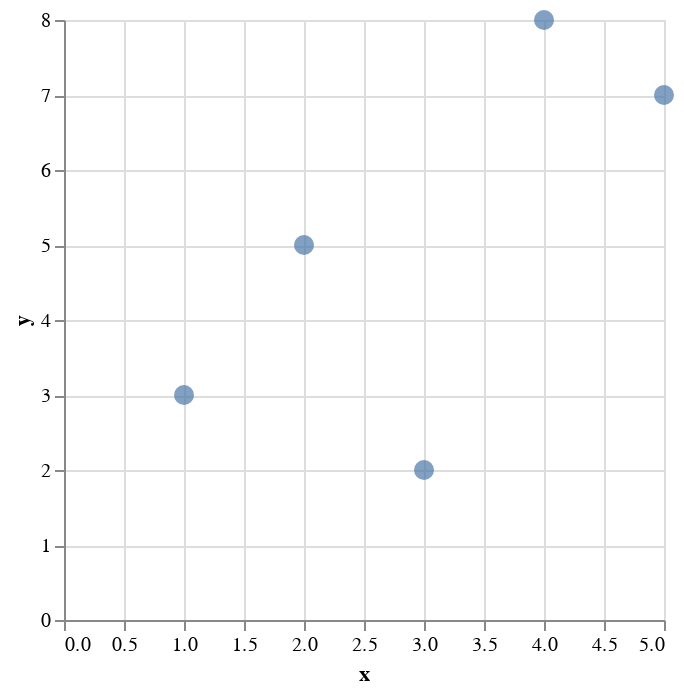

Source (notebook cell):
### Markdown cell above
## 3.2 Some Basic Chart Types

### Code cell
# scatter plot
# great for showing the relationship between two variables

# create dataframe
df = pd.DataFrame({
    'x': [1, 2, 3, 4, 5],
    'y': [3, 5, 2, 8, 7]
})

# create scatter plot
scatter_plot = (
    alt
    .Chart(df)
    .mark_circle(
        size=100 # set the size of the circles
        )
    .encode(
        x='x',
        y='y'
    )
)

scatter_plot

### Figure 1 — Vega-Lite specification as saved in the notebook (floating-point values rounded to 4 significant figures)
{"config": {"view": {"continuousWidth": 300, "continuousHeight": 300}}, "data": {"name": "data-01b76ffabb54f53a18a86df60179bc55"}, "mark": {"type": "circle", "size": 100}, "encoding": {"x": {"field": "x", "type": "quantitative"}, "y": {"field": "y", "type": "quantitative"}}, "$schema": "https://vega.github.io/schema/vega-lite/v5.15.1.json", "datasets": {"data-01b76ffabb54f53a18a86df60179bc55": [{"x": 1, "y": 3}, {"x": 2, "y": 5}, {"x": 3, "y": 2}, {"x": 4, "y": 8}, {"x": 5, "y": 7}]}}
